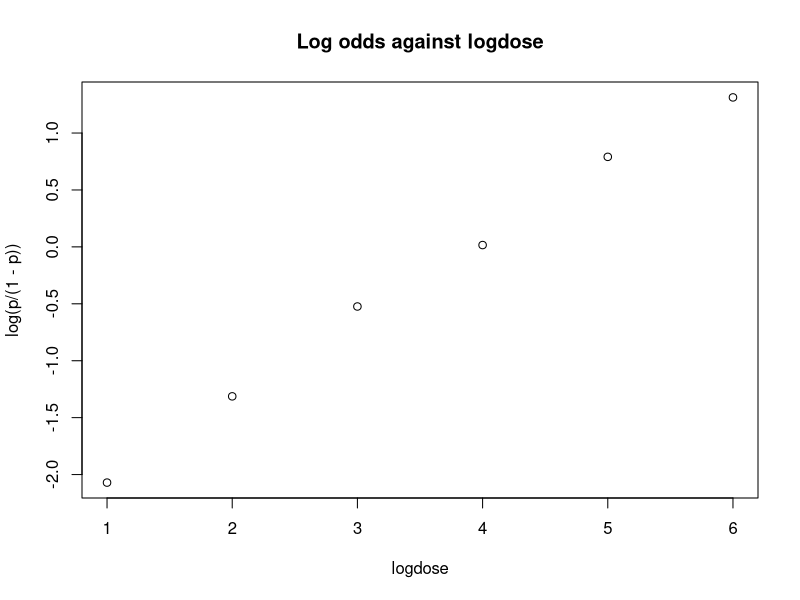

The R script that drew this image:
getwd()
setwd("/Users/yunluli/Desktop/stat5120/hw9")
data<-read.table("insects.txt")
colnames(data)<-c("logdose","size","died")
attach(data)
p<-died/size
plot(logdose, log(p/(1-p)), main="Log odds against logdose")
result<-glm(p~logdose, family = binomial, weights=size)
summary(result)
linpred<- -2.64369+0.67399*2
odds<-exp(linpred)
odds

prob<-exp(linpred)/(1+exp(linpred))
prob

1-pchisq(381.6204,1)

pearson<-residuals(result,type="pearson")
X2<-sum(pearson^2)
X2
1-pchisq(X2,6-2)

1-pchisq(summary(result)$deviance,6-2)
